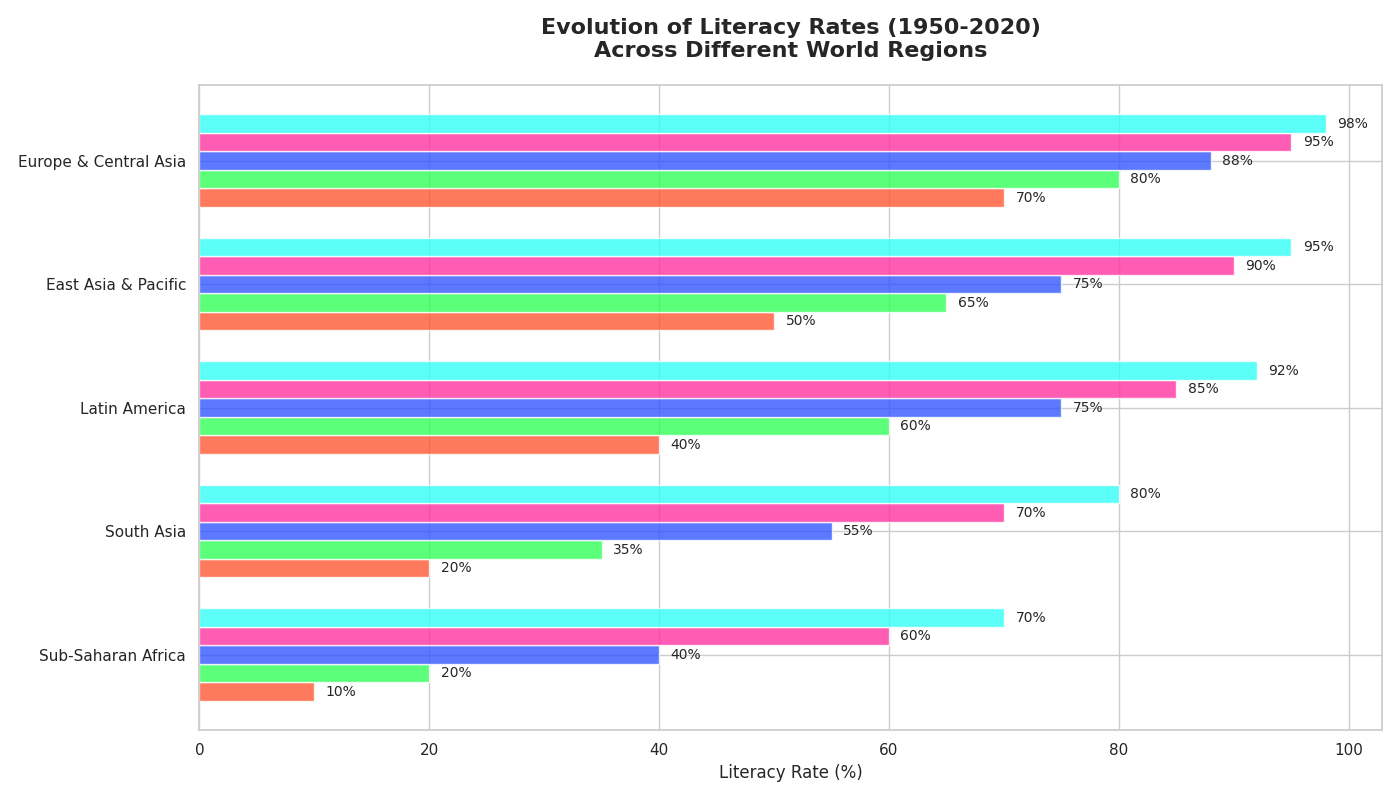

Recreate this plot in Python.
import matplotlib.pyplot as plt
import numpy as np

regions = ['Sub-Saharan Africa', 'South Asia', 'Latin America', 
           'East Asia & Pacific', 'Europe & Central Asia']
years = [1950, 1970, 1990, 2010, 2020]

literacy_rates = {
    'Sub-Saharan Africa': [10, 20, 40, 60, 70],
    'South Asia': [20, 35, 55, 70, 80],
    'Latin America': [50, 65, 75, 85, 92],
    'East Asia & Pacific': [40, 60, 75, 90, 95],
    'Europe & Central Asia': [70, 80, 88, 95, 98]
}

fig, ax = plt.subplots(figsize=(14, 8))

colors = ['#FF5733', '#33FF57', '#3357FF', '#FF33A1', '#33FFF5']

# Iterate over each year to plot sorted bar charts
for i, year in enumerate(years):
    # Extract and sort literacy rates and corresponding regions
    rates = [literacy_rates[region][i] for region in regions]
    sorted_indices = np.argsort(rates)
    
    sorted_rates = [rates[idx] for idx in sorted_indices]
    sorted_regions = [regions[idx] for idx in sorted_indices]

    y_positions = np.arange(len(sorted_regions)) + (i * 0.15)
    bars = ax.barh(y_positions, sorted_rates, height=0.15, color=colors[i], alpha=0.8)

    for bar in bars:
        ax.text(bar.get_width() + 1, bar.get_y() + bar.get_height()/2,
                f'{bar.get_width()}%', va='center', ha='left', fontsize=10)

ax.set_yticks(np.arange(len(regions)) + 0.3)
# Note: Y-ticks are set dynamically for each subplot iteration but remain fixed across subplots here
ax.set_yticklabels(sorted_regions)
ax.set_xlabel('Literacy Rate (%)')
ax.set_title('Evolution of Literacy Rates (1950-2020)\nAcross Different World Regions',
             fontsize=16, fontweight='bold', pad=20)

plt.tight_layout()

plt.show()
